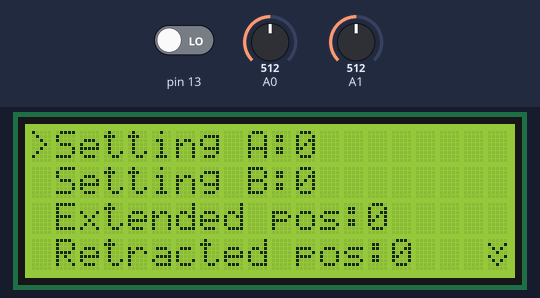
A sketch run on a simulated Arduino Uno, built with avr-gcc and run on an emulated ATmega328P. On the bench: 20×4 character LCD. The test bench sets the inputs (shaded band); at power-on: A1 = 512, pin 13 LOW, A0 = 512.

Above: at 1.2 s.
1.3 s: A1 set to 502
2.8 s: A1 set to 486
At 5.2 s:
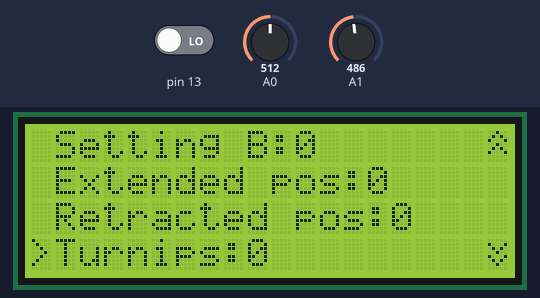
5.8 s: A1 set to 716
At 6.32 s:
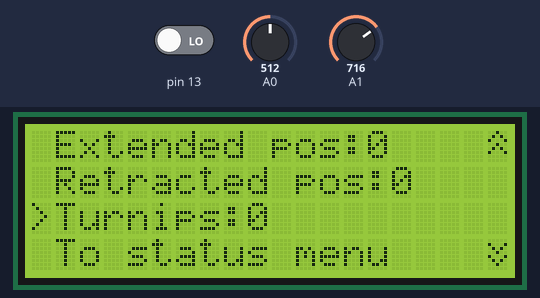
8.8 s: A1 set to 122
At 11.6 s:
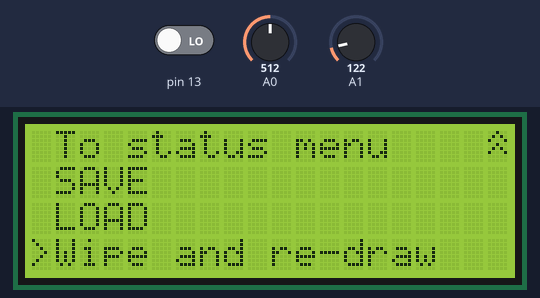
11.8 s: pin 13 driven HIGH
At 12.7 s:
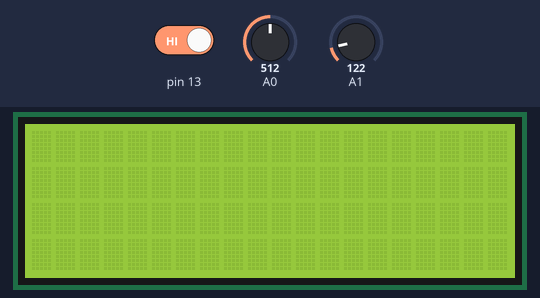
14.4 s: A1 set to 517
15.9 s: A1 set to 554
At 18.3 s:
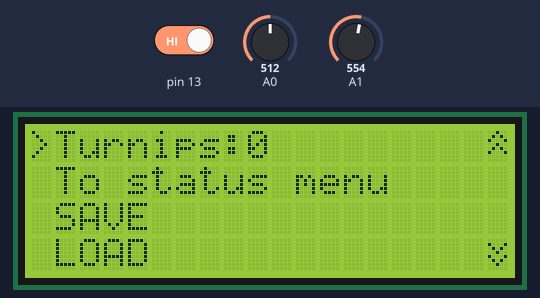
Timing chart, 0 to 19.8 s (numbered marks = the images above; inputs shaded):
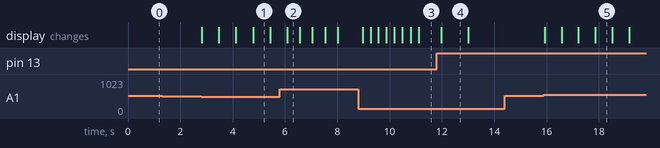

The sketch:

menuSystem.ino
```cpp
/*
  menuSystem.ino

 This is an example of how to build an interactive menu system using an Arduino,
 a thumbstick, and a LCD character display.

 Each row displays a variable name as a string and a value as an integer.
 The user selects the desired row by pushing the stick up or down and
 sets the value of the integer by pushing the stick left or right. The user
 builds the menu system using a class. The user sets an initial value, max,
 and min for each row. In addition, the user defines if the values should wrap
 around. The display increments by 10s, 100s, etc, automatically as needed.

 A menue row can also be linked a function that returns void. Such rows do not have
 a numeric value associated with them. This allows the user to do things such as
 build linked lists of menus, or execute other arbitrary commands via the menu
 system.

 Rob Campbell 2014
*/


#include "LiquidCrystal.h"
#include "LCDmenu.h"
#include <avr/eeprom.h> //http://playground.arduino.cc/Code/EEPROMWriteAnything


static LiquidCrystal this_lcd(7, 8, 9, 10, 11, 12); //Edit this line for you wiring settings

//Define the LCD size and and the pins the listen to the thumb stick
const int lcdRows=4;  //Number of rows on the LCD character display
const int lcdCols=20; //Number of columns on the LCD character display
const int tStickButton=13;
const int tStickXPin=0;
const int tStickYPin=1;


//Define an instance of the menuDisplay class, which will be responsible for
//controlling most functions of the menu system
menuDisplay myDisplay(&this_lcd,lcdRows,lcdCols,tStickButton,tStickXPin,tStickYPin);


//Declare two instances of class Menu, which will house the menus that will be displayed
//The first class has 9 rows and the second has three rows.
const int settingsMenuLength=9; //The number of rows in the menu
Menu settingsMenu[settingsMenuLength];
byte saveIndex=6; //Index of row containing "SAVE" menu
byte loadIndex=7; //Index of row containing "LOAD" menu

//Define another menu to link to. This will contain some entries that just
//reflect values chosen in settingsMenu
const int statusMenuLength=4;
Menu statusMenu[statusMenuLength];


//We will have the ability to load the values of settingsMenu from the EEPROM
const byte lengthValues=5;
short values[lengthValues]={0,0,0,0,0};


void setup() {

  Serial.begin(115200);

  //Define the settings menu, which is an array of class Menu. The order
  //of the input arguments is:
  // 1. displayed value [short]
  // 2. minimum value [short]
  // 3. maximum value [short]
  // 4. wrap or not [bool]
  // 5. name of row printed to LCD display [String]
  settingsMenu[0].setNumericMenu(values[0], 1,  10, 1, "Setting A:");
  settingsMenu[1].setNumericMenu(values[1], 1,1000, 1, "Setting B:");
  settingsMenu[2].setNumericMenu(values[2], 2, 178, 0, "Extended pos:");
  settingsMenu[3].setNumericMenu(values[3], 2, 178, 0, "Retracted pos:");
  settingsMenu[4].setNumericMenu(values[4], 2, 178, 0, "Turnips:");
  settingsMenu[5].setActionMenu("To status menu",toStatusMenu); //executes toMainMenu() when button is pressed
  settingsMenu[saveIndex].setActionMenu("SAVE",save);
  settingsMenu[loadIndex].setActionMenu("LOAD",load);
  settingsMenu[8].setActionMenu("Wipe and re-draw",wiper);  //executes wiper() when button is pressed


  //Define the statusMenu
  //The first two rows are automically set to what the user selected in the
  //settings menu. These numbers can't be modified from within this menu. The
  //code that performs this is located in this function, not in the library.
  statusMenu[0].setNumericMenu(0, 0, 0, 1, "A:");
  statusMenu[1].setNumericMenu(0, 0, 0, 1, "B:");
  statusMenu[2].setNumericMenu(79, 0, 99, 1, "This changes:");
  statusMenu[3].setActionMenu("BACK",toSettingsMenu); //executes toSettingsMenu() when button is pressed


  //Initialise the display and bring up the default menu
  myDisplay.initDisplay();
  myDisplay.changeMenu(settingsMenu,settingsMenuLength);

} //function setup()


void loop() {
  bool sendSerial=0; //optionally send info over serial port
  static short lastVal=myDisplay.getValue();

  //wait-without-delay counters for listening to the thumbstick.
  static long varInterval=25;
  static unsigned long currentVarMillis;
  static long previousVarMillis=0;

  currentVarMillis=millis();
  if (currentVarMillis - previousVarMillis > varInterval) {
    previousVarMillis=currentVarMillis; //save update time
    myDisplay.poll();


    //Perform following actions only on value-change
    if (lastVal != myDisplay.getValue()){
      if (sendSerial){
        //Write to serial port
        Serial.println(myDisplay.getValue());
      }
      lastVal=myDisplay.getValue();
      //Add an asterisk to the SAVE menu if a value has been changed so it differs from the
      //stored values
      updateSAVE();
      myDisplay.refreshScreen();
    }


    //Keep the fixed values in status menu updated
    updateFixedMenu(&statusMenu[0],settingsMenu[0].value);
    updateFixedMenu(&statusMenu[1],settingsMenu[1].value);

  } //if (currentVarMillis

  //Display current value to serial terminal when it's changed

} //function loop


//------------------------------------------------------------------------------

//This example function wipes the screen, pauses, then re-draws the screen.
//It is executed on a button press when the appropriate menu row is highlighted
void wiper(){
  myDisplay.lcd->clear();
  delay(1000);
  myDisplay.refreshScreen();
}


//The following functions are executed on button press and used to switch menus
void toStatusMenu(){
   myDisplay.changeMenu(statusMenu,statusMenuLength);

}
void toSettingsMenu(){
   myDisplay.changeMenu(settingsMenu,settingsMenuLength);
}


//Sets value, max, and min values to the same number. This is used to construct a
//a menu row that is not modifiable
void updateFixedMenu(Menu *thisMenuRow, short val){
  thisMenuRow->setValue(val);
  thisMenuRow->setMax(val);
  thisMenuRow->setMin(val);
  }


//Save settings to EEPROM
void save(){
 for (byte ii=0; ii<5; ii++){
    values[ii]=settingsMenu[ii].value;
  }
  eeprom_write_block((const void*)&values, (void*)0, sizeof(values));
  settingsMenu[saveIndex].setMenuString("SAVE"); //In case there was an asterisk
  myDisplay.refreshScreen();
}

//Load settings from EEPROM
void load(){
 // void eeprom_read_block(void *  __dst, const void * __src, size_t __n )
 // Read a block of __n bytes from EEPROM address __src to SRAM __dst.
 eeprom_read_block((void*)&values, (void*)0, sizeof(values));
  for (byte ii=0; ii<5; ii++){
    settingsMenu[ii].setValue(values[ii]);
  }

  //Provide a visual indicator that we've loaded the menu
  //(side effect of refreshing screen with new values)
  settingsMenu[loadIndex].setMenuString("");
  settingsMenu[saveIndex].setMenuString("SAVE"); //In case there was an asterisk
  myDisplay.refreshScreen();
  delay(250);
  settingsMenu[loadIndex].setMenuString("LOAD");
  myDisplay.refreshScreen();

}


//Update the "SAVE" menu row to add an asterisk when any any saved setting has been changed.
void updateSAVE(){

  //Assumes all values are at start of settingsMenu
  byte diffs=0;
  for (byte ii=0; ii<lengthValues; ii++){
    if (settingsMenu[ii].value != values[ii]){
      diffs++;
      break;
    }
  }

  if (diffs){
    settingsMenu[saveIndex].setMenuString("SAVE*");
  } else {
    settingsMenu[saveIndex].setMenuString("SAVE");
  }

}
```

LCDmenu.cpp
```cpp
/*
  Menu.cpp - Library for building LCD menus
*/

#include "LCDmenu.h"


LiquidCrystal* menuDisplay::lcd ; //If this isn't here, the display doesn't work for some reason

//Initialise static const arrays for the special characters
//http://stackoverflow.com/questions/11367141/how-to-declare-and-initialize-a-static-const-array-as-a-class-member
 byte menuDisplay::_upArrow[8] =
  {
    B00100,
    B01010,
    B10001,
    B00100,
    B01010,
    B10001,
    B00000};

 byte menuDisplay::_downArrow[8] =
  {
    B00000,
    B10001,
    B01010,
    B00100,
    B10001,
    B01010,
    B00100};


//Constructor
menuDisplay::menuDisplay(LiquidCrystal* thisLCD, byte lcdRows, byte lcdCols, int buttonPin, int xLine, int yLine)
{
  _lcdRows=lcdRows;
  _lcdCols=lcdCols;
  _buttonPin=buttonPin;
  _xLine=xLine;
  _yLine=yLine;
  _buttonPressed=0;

  _arrowPos=0; //arrowPos is the line at which to draw the arrow in the first column of the LCD
  _currentTopRow=0; //This is the row of the menu currently on row zero of the LCD

  _deadZone=20; //Make sure the stick is moved a good amount before ticks are added to the counter
  _centre=515; //Value of stick in the centre

  //The following variables are used to tell for how long the
  //user has been pushing at the stick. This allows us to
  //increment numbers by 10x or 100x, as desired.
  _numIncrements=0; //The number of continuous increments
  _lastIncremented=0; //Was the variable incremented in the last pass?
  _incrementBy=1;

  lcd=thisLCD;
}


//Initialise the display
void menuDisplay::initDisplay()
{

  pinMode(_buttonPin,INPUT);

  lcd->begin(_lcdCols, _lcdRows);
  lcd->createChar(0, _upArrow);
  lcd->createChar(1, _downArrow);
  lcd->setCursor(0,0);
  refreshScreen();

}


//Change the on-screen menu, refresh the screen
void menuDisplay::changeMenu(Menu newMenu[], int nRows){
  currentMenu=newMenu;
  nMenuRows=nRows;
  _currentTopRow=0;
  _arrowPos=0;

  //update variables within newMenu
  for (int ii=0; ii<nRows; ii++){
    newMenu[ii].setVars(_lcdRows, _lcdCols);
  }
  refreshScreen();
}


//Poll the stick position and update screen appropriately.
//This is the main workhorse function
long menuDisplay::poll(){

  //Read the X and Y directions of the stick
  short x=analogRead(_xLine);
  short y=analogRead(_yLine);

  short delta_y=y-_centre;
  short delta_x=x-_centre;

  //How long to wait before leaving function. This number determines
  //how quickly digits change and the arrow progresses
  float waitTime=0;

  //Move the little arrow indicating the line we're on. Scroll
  //screen if appropriate.
  if (abs(delta_y)>_deadZone){
   //wait and re-read to avoid reading values before thumbstick has settled
    delay(20);
    short y=analogRead(_yLine);
    delta_y=y-_centre;

   if (y>_centre){
     _arrowPos--;
    } else if (y<_centre){
     _arrowPos++;
    }
   updateCursor();

   //Wait before updating
   waitTime = _centre-abs(delta_y);
   waitTime = 150 + (waitTime / (2.0 * _centre)) * 1000.0; //Never faster than 100ms

   _currentMenuRow = _arrowPos + _currentTopRow; //Keep track of the currently selected row
  }//if (abs(delta_y)...


  //Allow updates of the values on the current row
  byte menuRow=_arrowPos+_currentTopRow; //The menu row (allows for scrolling)

  //If we've cycled through at least 4 numbers squentially and we're on a
  //multiple of the next increment rate then increase increment rate to this new rate
  if (abs(delta_x)>_deadZone)
  {

    if (_numIncrements>=4){
      if ( (currentMenu[menuRow].value % (_incrementBy*10) )==0){
        _numIncrements=1;
        _incrementBy *= 10;
      }
    }


    if (x>_centre)
    {
     short incrementBy=currentMenu[menuRow].incrementVal(-1 * _incrementBy);
     if (incrementBy != _incrementBy){ //Then the numbers wrapped and we want to reset the incrementing
      _incrementBy=incrementBy;
      _numIncrements=1;
     }
    } else if (x<_centre){
     short incrementBy=currentMenu[menuRow].incrementVal(_incrementBy);
     if (incrementBy != _incrementBy){ //Then the numbers wrapped and we want to reset the incrementing
      _incrementBy=incrementBy;
      _numIncrements=1;
     }
    }

    //Only update the screen if the value has changed.
    if (currentMenu[menuRow].value != currentMenu[menuRow].lastValue){
      updateRowValue(menuRow);
    }


    //Apply wait
    waitTime = _centre-abs(delta_x);
    waitTime = 175 + (waitTime / (2.0 * _centre)) * 1000.0; //Never faster than 175ms

    if (_lastIncremented){
     _numIncrements++;
    }

    _lastIncremented=1;

  } else {

    _lastIncremented=0;
    _numIncrements=0;
    _incrementBy=1;

  }//if (abs(delta_x)...

  //Finally, check if button is pressed and, if so, run the appropriate function if this is possible
  if (digitalRead(_buttonPin)==HIGH && !_buttonPressed){
    //Debounce the button
    const byte debounce=10; // in ms
    byte lasttime=millis();
    while ( (lasttime+=millis()) < debounce ){ }

    if (!currentMenu[menuRow].isVariable){
      currentMenu[menuRow].buttonFunction();
    }
    _buttonPressed=1;
  }
  if (digitalRead(_buttonPin)==LOW){
    _buttonPressed=0;
  }

  if (waitTime>0){
    long currentMillis = millis();
    while (millis()-currentMillis < waitTime){}
  }

  return waitTime;


}


//re-draw the whole screen
void menuDisplay::refreshScreen(){

 byte screenRow=0;
 for (byte menuRow=_currentTopRow; menuRow<_currentTopRow+_lcdRows; menuRow++){
   if (screenRow>=nMenuRows){
     lcd->setCursor(0,screenRow++);
    for (int ii=0; ii<_lcdCols; ii++){  lcd->print(" "); } //wipe whole line
   } else {
    lcd->setCursor(1,screenRow++);
    lcd->print(currentMenu[menuRow].menuString());
    updateRowValue(menuRow);
   } // if (screenRow>nMenuRows)

 }


 updateCursor(); //The highlighted line

 //Add up or down arrows depending on where we are in the
 //menu system
 lcd->setCursor(_lcdCols-1,0); lcd->print(" ");
 lcd->setCursor(_lcdCols-1,_lcdRows-1); lcd->print(" ");

 if (_currentTopRow>0){
   lcd->setCursor(_lcdCols-1,0);
   lcd->write(byte(0));
 }
 if ((_currentTopRow+_lcdRows)<nMenuRows){
   lcd->setCursor(_lcdCols-1,_lcdRows-1);
   lcd->write(byte(1));
 }

} //void refreshScreen


//update the little arrow (cursor) as the user pushes the thumbstick
void menuDisplay::updateCursor(){
 byte lastRow;

 if (nMenuRows>_lcdRows){
   lastRow=_lcdRows;
 } else {
   lastRow=nMenuRows;
 }

 //clear arrow position row
 for (byte ii=0; ii<_lcdRows; ii++){
  lcd->setCursor(0,ii);
  lcd->print(" ");
 }

 //If arrow is within bounds we print it
 if (_arrowPos>=0 && _arrowPos<lastRow){
   printArrow();
   return;
 }

 //If arrow has moved beyond the lowest menu row but this isn't the lowest
 //lcd row, then don't allow arrow beyond this point.
 if (_arrowPos>=lastRow && lastRow<_lcdRows){
   _arrowPos=lastRow-1;
   printArrow();
   return;
 }


 //If arrow has gone beyond the top row, we keep it at top row
 if (_arrowPos < 0){
   _arrowPos=0;
   printArrow();
   if (_currentTopRow>0){ //If scroll upwards if required
      _currentTopRow--;
      refreshScreen();
   }

   return;
 }


 //If arrow has gone beyond the bottom lcd row, we keep it at bottom row
 if (_arrowPos>=_lcdRows){
   _arrowPos=_lcdRows-1;
   printArrow();
   if (nMenuRows-_lcdRows-_currentTopRow > 0){ //If there are more rows to go we scroll down
     _currentTopRow++;
     refreshScreen();
   }

   return;
 }


} //void updateCursor


void menuDisplay::updateRowValue(byte menuRow){

   //Wipe the region of the row where the value will be placed
   //byte cursorPos=currentMenu[menuRow].menuStringLength+1;
   byte cursorPos=currentMenu[menuRow].menuStringLength();
   byte screenRow=menuRow-_currentTopRow;
   short val=currentMenu[menuRow].value;

  if (currentMenu[menuRow].isVariable){ //Replace value
     lcd->setCursor(cursorPos,screenRow);
     lcd->print(val);
     //Make sure cursor starts AFTER the end of the displayed value
     if (val==0){
      val++;
     }
     cursorPos+=ceil(log10(abs(val)+1));
     if (val<0){
      cursorPos++;
     }
  }

  //Wipe what's left of the row
  for (byte ii=cursorPos; ii<=_lcdCols-2; ii++){
    lcd->setCursor(ii,screenRow);
    lcd->print(" ");
  }


} //void updateRowValue


//void menuDisplay::printArrow(byte screenRow){
void menuDisplay::printArrow(){
   lcd->setCursor(0,_arrowPos);
   lcd->print(">");
}


short menuDisplay::getValue(){
  return currentMenu[_currentMenuRow].value;
}


//----------------------------------------------------------------------
// CLASS MENU FOLLOWS
Menu::Menu(){
}


void Menu::setNumericMenu(short val,short minVal,short maxVal,bool wrap,String menuStr)
{
	isVariable=1;
	value=val;
	_menuString=menuStr;
	_maxVal=maxVal;
	_minVal=minVal;
	_wrap=wrap;
}

void Menu::setActionMenu(String menuStr, void (*funct)() )
{
	isVariable=0;
	_menuString=menuStr;
	buttonFunction=funct;
}

void Menu::setVars(byte lcdRows, byte lcdCols )
{
  _lcdRows=lcdRows;
  _lcdCols=lcdCols;
}


/**
Chops off the end of the menu string if it's too long given the number of characters
taken up by the value. Displaying the value takes priority over displaying the menustring
*/
String Menu::menuString(){
  byte usableCols=_lcdCols-2;

  //Find the maximum number of digits (including minus sign for negative numbers)
  short maxVal=_maxVal;
  short minVal=_minVal;

  if (maxVal==0){ maxVal++; } //cope with zero
  if (minVal==0){ minVal++; } //cope with zero

  byte maxChars=ceil(log10(abs(minVal)+1));
  byte minChars=ceil(log10(abs(maxVal)+1));

  if (_maxVal<0){ maxChars++; }
  if (_minVal<0){ minChars++; }

  byte maxDigits;
  if (maxChars>minChars){
    maxDigits=maxChars;
  } else {
    maxDigits=minChars;
  }

  int maxStringLength = usableCols - maxDigits-1;
  String tmpStr = _menuString;
  if (tmpStr.length() > maxStringLength){
    tmpStr = _menuString.substring(0,maxStringLength);
    tmpStr.concat(":");
  }

  return tmpStr;
}

//Increment value whilst staying in bounds.
short Menu::incrementVal(short incrementBy){

    lastValue=value;
    value += incrementBy;

    if (value < _minVal){
      if (_wrap){
        value = _maxVal;
        incrementBy=-1;
      } else {
        value = _minVal;
      }
    }

    if (value > _maxVal){
      if (_wrap){
        value = _minVal;
        incrementBy=1;
      } else {
       value = _maxVal;
      }
    }

    return abs(incrementBy);
}

byte Menu::menuStringLength(){
  return menuString().length()+1;
}


void Menu::setValue(short VAL){
  value=VAL;
}

void Menu::setMax(short VAL){
  _maxVal=VAL;
  if (value>_maxVal){
    value=_maxVal;
  }
}

void Menu::setMin(short VAL){
  _minVal=VAL;
  if (value<_minVal){
    value=_minVal;
  }
}


void Menu::setMenuString(String menuString){
  _menuString=menuString;
}
```

Source omitted: LCDmenu.h (3633 bytes)

Measured:
- the behaviour switches between 495 and 494 on A1 (found by bisection; images 0 and 1)
- the behaviour switches between 535 and 536 on A1 (found by bisection; images 4 and 5)
- after the input at 1.3 s, every drawn part: stays the same
- after the input at 2.8 s, the display: first changes at once (image 1 shows a later state)
- after the input at 5.8 s, the display: changes after 0.28 s (image 2)
- after the input at 8.8 s, the display: first changes after 0.18 s (image 3 shows a later state)
- after the input at 11.8 s, the display: changes after 0.18 s (image 4)
- after the input at 14.4 s, every drawn part: stays the same
- after the input at 15.9 s, the display: first changes at once (image 5 shows a later state)
